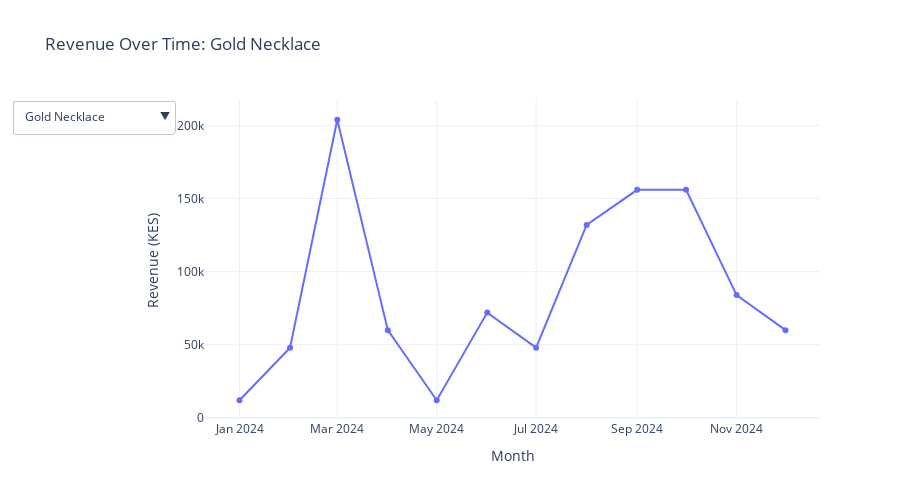

This figure's notebook cell:
### Code cell
# Prepare top products data for dropdown
top_products = top_products.sort_values('revenue', ascending=False)
fig = go.Figure()

products = top_products['product_name'].unique()
for i, prod in enumerate(products[:10]):  # limit to top 10 products for simplicity
    df_prod = df[df['product_name'] == prod].groupby('order_month')['revenue'].sum().reset_index()
    df_prod['order_month'] = pd.to_datetime(df_prod['order_month'] + "-01")
    fig.add_trace(go.Scatter(
        x=df_prod['order_month'],
        y=df_prod['revenue'],
        mode='lines+markers',
        name=prod,
        visible=(i==0)
    ))

# Dropdown buttons
buttons = []
for i, prod in enumerate(products[:10]):
    visible = [False]*10
    visible[i] = True
    buttons.append(dict(label=prod,
                        method="update",
                        args=[{"visible": visible},
                              {"title": f"Revenue Over Time: {prod}"}]))

fig.update_layout(
    updatemenus=[dict(active=0, buttons=buttons)],
    title=f"Revenue Over Time: {products[0]}",
    xaxis_title="Month",
    yaxis_title="Revenue (KES)",
    template='plotly_white',
    height=500
)

fig.show()

### Figure 1 — Plotly figure (JSON) as saved in the notebook; plotly's stock layout.template omitted (floating-point values rounded to 4 significant figures)
{"data": [{"mode": "lines+markers", "name": "Gold Necklace", "type": "scatter", "visible": true, "x": ["2024-01-01T00:00:00.000000000", "2024-02-01T00:00:00.000000000", "2024-03-01T00:00:00.000000000", "2024-04-01T00:00:00.000000000", "2024-05-01T00:00:00.000000000", "2024-06-01T00:00:00.000000000", "2024-07-01T00:00:00.000000000", "2024-08-01T00:00:00.000000000", "2024-09-01T00:00:00.000000000", "2024-10-01T00:00:00.000000000", "2024-11-01T00:00:00.000000000", "2024-12-01T00:00:00.000000000"], "y": [12000, 48000, 204000, 60000, 12000, 72000, 48000, 132000, 156000, 156000, 84000, 60000]}, {"mode": "lines+markers", "name": "Espresso Machine", "type": "scatter", "visible": false, "x": ["2024-01-01T00:00:00.000000000", "2024-02-01T00:00:00.000000000", "2024-03-01T00:00:00.000000000", "2024-04-01T00:00:00.000000000", "2024-05-01T00:00:00.000000000", "2024-06-01T00:00:00.000000000", "2024-07-01T00:00:00.000000000", "2024-08-01T00:00:00.000000000", "2024-09-01T00:00:00.000000000", "2024-10-01T00:00:00.000000000", "2024-11-01T00:00:00.000000000", "2024-12-01T00:00:00.000000000"], "y": [45000, 75000, 150000, 60000, 75000, 45000, 135000, 75000, 90000, 30000, 60000, 60000]}, {"mode": "lines+markers", "name": "Wireless Headphones", "type": "scatter", "visible": false, "x": ["2024-01-01T00:00:00.000000000", "2024-02-01T00:00:00.000000000", "2024-03-01T00:00:00.000000000", "2024-04-01T00:00:00.000000000", "2024-05-01T00:00:00.000000000", "2024-06-01T00:00:00.000000000", "2024-07-01T00:00:00.000000000", "2024-08-01T00:00:00.000000000", "2024-09-01T00:00:00.000000000", "2024-10-01T00:00:00.000000000", "2024-11-01T00:00:00.000000000", "2024-12-01T00:00:00.000000000"], "y": [43200, 36000, 43200, 79200, 64800, 64800, 50400, 57600, 43200, 21600, 64800, 79200]}, {"mode": "lines+markers", "name": "Office Chair", "type": "scatter", "visible": false, "x": ["2024-01-01T00:00:00.000000000", "2024-02-01T00:00:00.000000000", "2024-03-01T00:00:00.000000000", "2024-04-01T00:00:00.000000000", "2024-05-01T00:00:00.000000000", "2024-06-01T00:00:00.000000000", "2024-07-01T00:00:00.000000000", "2024-08-01T00:00:00.000000000", "2024-09-01T00:00:00.000000000", "2024-10-01T00:00:00.000000000", "2024-11-01T00:00:00.000000000", "2024-12-01T00:00:00.000000000"], "y": [12600, 6300, 31500, 63000, 75600, 44100, 25200, 88200, 44100, 12600, 18900, 56700]}, {"mode": "lines+markers", "name": "Running Shoes", "type": "scatter", "visible": false, "x": ["2024-01-01T00:00:00.000000000", "2024-02-01T00:00:00.000000000", "2024-03-01T00:00:00.000000000", "2024-04-01T00:00:00.000000000", "2024-05-01T00:00:00.000000000", "2024-06-01T00:00:00.000000000", "2024-07-01T00:00:00.000000000", "2024-08-01T00:00:00.000000000", "2024-09-01T00:00:00.000000000", "2024-10-01T00:00:00.000000000", "2024-11-01T00:00:00.000000000", "2024-12-01T00:00:00.000000000"], "y": [50400, 25200, 25200, 21000, 16800, 46200, 29400, 33600, 4200, 50400, 42000, 12600]}, {"mode": "lines+markers", "name": "Elegant Dress", "type": "scatter", "visible": false, "x": ["2024-01-01T00:00:00.000000000", "2024-02-01T00:00:00.000000000", "2024-03-01T00:00:00.000000000", "2024-04-01T00:00:00.000000000", "2024-05-01T00:00:00.000000000", "2024-06-01T00:00:00.000000000", "2024-07-01T00:00:00.000000000", "2024-08-01T00:00:00.000000000", "2024-09-01T00:00:00.000000000", "2024-10-01T00:00:00.000000000", "2024-11-01T00:00:00.000000000", "2024-12-01T00:00:00.000000000"], "y": [35000, 31500, 24500, 24500, 28000, 17500, 21000, 49000, 14000, 17500, 10500, 14000]}, {"mode": "lines+markers", "name": "Classic Leather Bag", "type": "scatter", "visible": false, "x": ["2024-01-01T00:00:00.000000000", "2024-02-01T00:00:00.000000000", "2024-03-01T00:00:00.000000000", "2024-04-01T00:00:00.000000000", "2024-05-01T00:00:00.000000000", "2024-06-01T00:00:00.000000000", "2024-07-01T00:00:00.000000000", "2024-08-01T00:00:00.000000000", "2024-09-01T00:00:00.000000000", "2024-10-01T00:00:00.000000000", "2024-11-01T00:00:00.000000000", "2024-12-01T00:00:00.000000000"], "y": [15000, 40000, 7500, 7500, 7500, 15000, 17500, 10000, 30000, 15000, 17500, 15000]}, {"mode": "lines+markers", "name": "Kids Toy Set", "type": "scatter", "visible": false, "x": ["2024-01-01T00:00:00.000000000", "2024-02-01T00:00:00.000000000", "2024-03-01T00:00:00.000000000", "2024-04-01T00:00:00.000000000", "2024-05-01T00:00:00.000000000", "2024-06-01T00:00:00.000000000", "2024-07-01T00:00:00.000000000", "2024-08-01T00:00:00.000000000", "2024-09-01T00:00:00.000000000", "2024-10-01T00:00:00.000000000", "2024-11-01T00:00:00.000000000", "2024-12-01T00:00:00.000000000"], "y": [7200, 3600, 12000, 13200, 9600, 4800, 6000, 4800, 8400, 1200, 7200, 10800]}, {"mode": "lines+markers", "name": "Smartphone Case", "type": "scatter", "visible": false, "x": ["2024-01-01T00:00:00.000000000", "2024-02-01T00:00:00.000000000", "2024-03-01T00:00:00.000000000", "2024-05-01T00:00:00.000000000", "2024-06-01T00:00:00.000000000", "2024-07-01T00:00:00.000000000", "2024-08-01T00:00:00.000000000", "2024-09-01T00:00:00.000000000", "2024-11-01T00:00:00.000000000", "2024-12-01T00:00:00.000000000"], "y": [8000, 3200, 8000, 2400, 4000, 11200, 8800, 7200, 6400, 8000]}, {"mode": "lines+markers", "name": "Scented Candle", "type": "scatter", "visible": false, "x": ["2024-01-01T00:00:00.000000000", "2024-02-01T00:00:00.000000000", "2024-03-01T00:00:00.000000000", "2024-04-01T00:00:00.000000000", "2024-05-01T00:00:00.000000000", "2024-06-01T00:00:00.000000000", "2024-07-01T00:00:00.000000000", "2024-08-01T00:00:00.000000000", "2024-09-01T00:00:00.000000000", "2024-10-01T00:00:00.000000000", "2024-11-01T00:00:00.000000000", "2024-12-01T00:00:00.000000000"], "y": [1200, 3000, 2400, 3000, 4200, 6000, 2400, 9000, 7800, 6600, 3600, 600]}], "layout": {"height": 500, "title": {"text": "Revenue Over Time: Gold Necklace"}, "updatemenus": [{"active": 0, "buttons": [{"args": [{"visible": [true, false, false, false, false, false, false, false, false, false]}, {"title": "Revenue Over Time: Gold Necklace"}], "label": "Gold Necklace", "method": "update"}, {"args": [{"visible": [false, true, false, false, false, false, false, false, false, false]}, {"title": "Revenue Over Time: Espresso Machine"}], "label": "Espresso Machine", "method": "update"}, {"args": [{"visible": [false, false, true, false, false, false, false, false, false, false]}, {"title": "Revenue Over Time: Wireless Headphones"}], "label": "Wireless Headphones", "method": "update"}, {"args": [{"visible": [false, false, false, true, false, false, false, false, false, false]}, {"title": "Revenue Over Time: Office Chair"}], "label": "Office Chair", "method": "update"}, {"args": [{"visible": [false, false, false, false, true, false, false, false, false, false]}, {"title": "Revenue Over Time: Running Shoes"}], "label": "Running Shoes", "method": "update"}, {"args": [{"visible": [false, false, false, false, false, true, false, false, false, false]}, {"title": "Revenue Over Time: Elegant Dress"}], "label": "Elegant Dress", "method": "update"}, {"args": [{"visible": [false, false, false, false, false, false, true, false, false, false]}, {"title": "Revenue Over Time: Classic Leather Bag"}], "label": "Classic Leather Bag", "method": "update"}, {"args": [{"visible": [false, false, false, false, false, false, false, true, false, false]}, {"title": "Revenue Over Time: Kids Toy Set"}], "label": "Kids Toy Set", "method": "update"}, {"args": [{"visible": [false, false, false, false, false, false, false, false, true, false]}, {"title": "Revenue Over Time: Smartphone Case"}], "label": "Smartphone Case", "method": "update"}, {"args": [{"visible": [false, false, false, false, false, false, false, false, false, true]}, {"title": "Revenue Over Time: Scented Candle"}], "label": "Scented Candle", "method": "update"}]}], "xaxis": {"title": {"text": "Month"}}, "yaxis": {"title": {"text": "Revenue (KES)"}}}}
